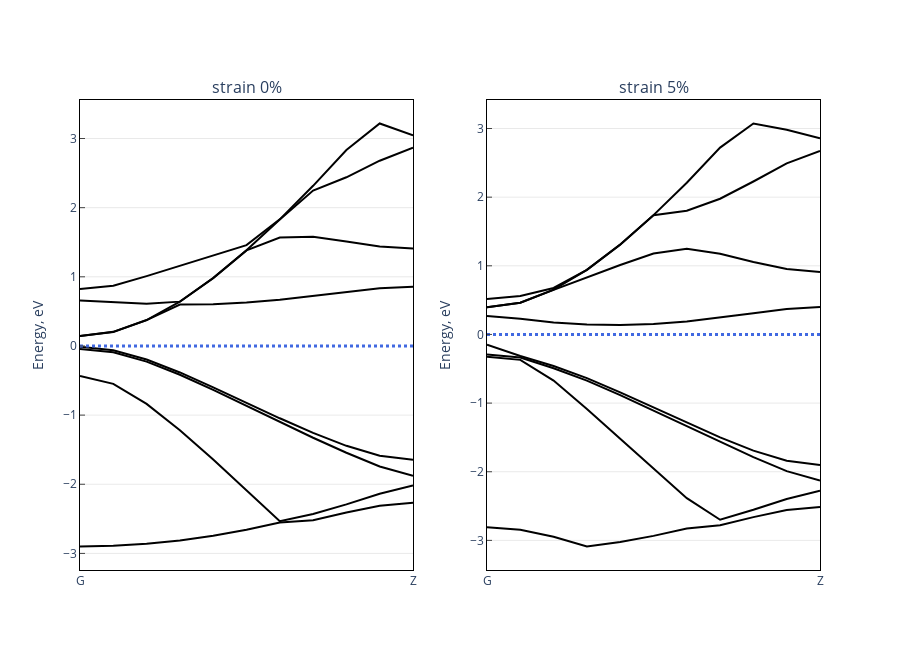

This figure's notebook cell:
### Code cell
#load ml_modeling_module 
from ml_modeling_module import *
from os import walk

#first let's plot sige bandstructure
#read QE output file with bands for 0% strain
data=read_data('bands/si2ge2_0.dat')
bands0=data.read_bands_ml(fermi=6.18, bands_num=4)

#read QE output file with bands for 5% strain
data=read_data('bands/si2ge2_5.dat')
bands5=data.read_bands_ml(fermi=5.60, bands_num=4)
# reshape data: 8 bands 11 k-points
bands0=bands0.reshape(8,11)
bands5=bands5.reshape(8,11)

import plotly.graph_objects as go
from plotly.subplots import make_subplots
fig = make_subplots(rows=1, cols=2,subplot_titles=("strain 0%", "strain 5%"))

for i in range(bands0.shape[0]):
    fig.add_trace(go.Scatter(x=np.arange(1,12,1), y=bands0[i],
                        mode='lines', marker=dict(color='black'), showlegend=False, 
                        name='markers'), col=1, row=1)  
for i in range(bands5.shape[0]):
    fig.add_trace(go.Scatter(x=np.arange(1,12,1), y=bands5[i],
                        mode='lines', marker=dict(color='black'), showlegend=False, 
                        name='markers'), col=2, row=1) 
fig.add_trace(go.Scatter(x=[1,11], y=[0,0],
                        mode='lines', line=dict(color= "RoyalBlue",width=3, dash='dot'), showlegend=False, 
                        name='markers'), col=1, row=1) 
fig.add_trace(go.Scatter(x=[1,11], y=[0,0],
                        mode='lines', line=dict(color= "RoyalBlue",width=3, dash='dot'), showlegend=False, 
                        name='markers'), col=2, row=1) 
fig.update_xaxes(showgrid=True,  
                 gridwidth=0.5, 
                 gridcolor='lightgrey', 
                 ticks='inside' ,                        
                 linecolor= 'black',                      
                 linewidth= 1,
                 mirror= True,
                 ticktext=['G', 'Z'],
                 tickvals=[1,11],
                 range=[1,11],
                 )
fig.update_yaxes(title='Energy, eV', 
                 showgrid=True,  
                 gridwidth=0.5, 
                 gridcolor='lightgrey', 
                 ticks='inside' ,                        
                 linecolor= 'black',
                 linewidth= 1,
                 mirror= True,
                )

fig.update_layout(width=900, height=650, plot_bgcolor='white')
fig.show()

### Figure 1 — Plotly figure (JSON) as saved in the notebook; plotly's stock layout.template omitted (floating-point values rounded to 4 significant figures)
{"data": [{"marker": {"color": "black"}, "mode": "lines", "name": "markers", "showlegend": false, "type": "scatter", "x": [1, 2, 3, 4, 5, 6, 7, 8, 9, 10, 11], "xaxis": "x", "y": [-2.9, -2.89, -2.861, -2.812, -2.745, -2.659, -2.554, -2.519, -2.408, -2.312, -2.269], "yaxis": "y"}, {"marker": {"color": "black"}, "mode": "lines", "name": "markers", "showlegend": false, "type": "scatter", "x": [1, 2, 3, 4, 5, 6, 7, 8, 9, 10, 11], "xaxis": "x", "y": [-0.433, -0.548, -0.838, -1.219, -1.642, -2.084, -2.535, -2.431, -2.291, -2.138, -2.019], "yaxis": "y"}, {"marker": {"color": "black"}, "mode": "lines", "name": "markers", "showlegend": false, "type": "scatter", "x": [1, 2, 3, 4, 5, 6, 7, 8, 9, 10, 11], "xaxis": "x", "y": [-0.043, -0.092, -0.226, -0.416, -0.635, -0.867, -1.1, -1.327, -1.544, -1.743, -1.878], "yaxis": "y"}, {"marker": {"color": "black"}, "mode": "lines", "name": "markers", "showlegend": false, "type": "scatter", "x": [1, 2, 3, 4, 5, 6, 7, 8, 9, 10, 11], "xaxis": "x", "y": [-0.013, -0.062, -0.195, -0.383, -0.598, -0.823, -1.046, -1.257, -1.444, -1.587, -1.645], "yaxis": "y"}, {"marker": {"color": "black"}, "mode": "lines", "name": "markers", "showlegend": false, "type": "scatter", "x": [1, 2, 3, 4, 5, 6, 7, 8, 9, 10, 11], "xaxis": "x", "y": [0.143, 0.203, 0.374, 0.599, 0.604, 0.628, 0.668, 0.722, 0.782, 0.834, 0.857], "yaxis": "y"}, {"marker": {"color": "black"}, "mode": "lines", "name": "markers", "showlegend": false, "type": "scatter", "x": [1, 2, 3, 4, 5, 6, 7, 8, 9, 10, 11], "xaxis": "x", "y": [0.144, 0.204, 0.375, 0.64, 0.981, 1.382, 1.569, 1.579, 1.512, 1.439, 1.408], "yaxis": "y"}, {"marker": {"color": "black"}, "mode": "lines", "name": "markers", "showlegend": false, "type": "scatter", "x": [1, 2, 3, 4, 5, 6, 7, 8, 9, 10, 11], "xaxis": "x", "y": [0.658, 0.638, 0.611, 0.641, 0.982, 1.383, 1.83, 2.248, 2.439, 2.679, 2.868], "yaxis": "y"}, {"marker": {"color": "black"}, "mode": "lines", "name": "markers", "showlegend": false, "type": "scatter", "x": [1, 2, 3, 4, 5, 6, 7, 8, 9, 10, 11], "xaxis": "x", "y": [0.822, 0.87, 1.01, 1.162, 1.308, 1.458, 1.831, 2.316, 2.834, 3.217, 3.045], "yaxis": "y"}, {"marker": {"color": "black"}, "mode": "lines", "name": "markers", "showlegend": false, "type": "scatter", "x": [1, 2, 3, 4, 5, 6, 7, 8, 9, 10, 11], "xaxis": "x2", "y": [-2.809, -2.846, -2.947, -3.089, -3.024, -2.934, -2.826, -2.778, -2.661, -2.558, -2.512], "yaxis": "y2"}, {"marker": {"color": "black"}, "mode": "lines", "name": "markers", "showlegend": false, "type": "scatter", "x": [1, 2, 3, 4, 5, 6, 7, 8, 9, 10, 11], "xaxis": "x2", "y": [-0.325, -0.37, -0.672, -1.087, -1.518, -1.953, -2.385, -2.699, -2.554, -2.397, -2.277], "yaxis": "y2"}, {"marker": {"color": "black"}, "mode": "lines", "name": "markers", "showlegend": false, "type": "scatter", "x": [1, 2, 3, 4, 5, 6, 7, 8, 9, 10, 11], "xaxis": "x2", "y": [-0.292, -0.336, -0.493, -0.672, -0.883, -1.11, -1.342, -1.57, -1.788, -1.991, -2.127], "yaxis": "y2"}, {"marker": {"color": "black"}, "mode": "lines", "name": "markers", "showlegend": false, "type": "scatter", "x": [1, 2, 3, 4, 5, 6, 7, 8, 9, 10, 11], "xaxis": "x2", "y": [-0.15, -0.315, -0.459, -0.636, -0.844, -1.066, -1.288, -1.5, -1.692, -1.84, -1.902], "yaxis": "y2"}, {"marker": {"color": "black"}, "mode": "lines", "name": "markers", "showlegend": false, "type": "scatter", "x": [1, 2, 3, 4, 5, 6, 7, 8, 9, 10, 11], "xaxis": "x2", "y": [0.267, 0.227, 0.175, 0.144, 0.136, 0.151, 0.188, 0.243, 0.309, 0.371, 0.399], "yaxis": "y2"}, {"marker": {"color": "black"}, "mode": "lines", "name": "markers", "showlegend": false, "type": "scatter", "x": [1, 2, 3, 4, 5, 6, 7, 8, 9, 10, 11], "xaxis": "x2", "y": [0.396, 0.462, 0.65, 0.834, 1.012, 1.18, 1.25, 1.176, 1.056, 0.953, 0.91], "yaxis": "y2"}, {"marker": {"color": "black"}, "mode": "lines", "name": "markers", "showlegend": false, "type": "scatter", "x": [1, 2, 3, 4, 5, 6, 7, 8, 9, 10, 11], "xaxis": "x2", "y": [0.397, 0.463, 0.652, 0.94, 1.308, 1.736, 1.802, 1.977, 2.228, 2.492, 2.673], "yaxis": "y2"}, {"marker": {"color": "black"}, "mode": "lines", "name": "markers", "showlegend": false, "type": "scatter", "x": [1, 2, 3, 4, 5, 6, 7, 8, 9, 10, 11], "xaxis": "x2", "y": [0.518, 0.561, 0.677, 0.942, 1.31, 1.738, 2.21, 2.722, 3.073, 2.983, 2.859], "yaxis": "y2"}, {"line": {"color": "RoyalBlue", "dash": "dot", "width": 3}, "mode": "lines", "name": "markers", "showlegend": false, "type": "scatter", "x": [1, 11], "xaxis": "x", "y": [0, 0], "yaxis": "y"}, {"line": {"color": "RoyalBlue", "dash": "dot", "width": 3}, "mode": "lines", "name": "markers", "showlegend": false, "type": "scatter", "x": [1, 11], "xaxis": "x2", "y": [0, 0], "yaxis": "y2"}], "layout": {"annotations": [{"font": {"size": 16}, "showarrow": false, "text": "strain 0%", "x": 0.225, "xanchor": "center", "xref": "paper", "y": 1, "yanchor": "bottom", "yref": "paper"}, {"font": {"size": 16}, "showarrow": false, "text": "strain 5%", "x": 0.775, "xanchor": "center", "xref": "paper", "y": 1, "yanchor": "bottom", "yref": "paper"}], "height": 650, "plot_bgcolor": "white", "width": 900, "xaxis": {"anchor": "y", "domain": [0, 0.45], "gridcolor": "lightgrey", "gridwidth": 0.5, "linecolor": "black", "linewidth": 1, "mirror": true, "range": [1, 11], "showgrid": true, "ticks": "inside", "ticktext": ["G", "Z"], "tickvals": [1, 11]}, "xaxis2": {"anchor": "y2", "domain": [0.55, 1], "gridcolor": "lightgrey", "gridwidth": 0.5, "linecolor": "black", "linewidth": 1, "mirror": true, "range": [1, 11], "showgrid": true, "ticks": "inside", "ticktext": ["G", "Z"], "tickvals": [1, 11]}, "yaxis": {"anchor": "x", "domain": [0, 1], "gridcolor": "lightgrey", "gridwidth": 0.5, "linecolor": "black", "linewidth": 1, "mirror": true, "showgrid": true, "ticks": "inside", "title": {"text": "Energy, eV"}}, "yaxis2": {"anchor": "x2", "domain": [0, 1], "gridcolor": "lightgrey", "gridwidth": 0.5, "linecolor": "black", "linewidth": 1, "mirror": true, "showgrid": true, "ticks": "inside", "title": {"text": "Energy, eV"}}}}
